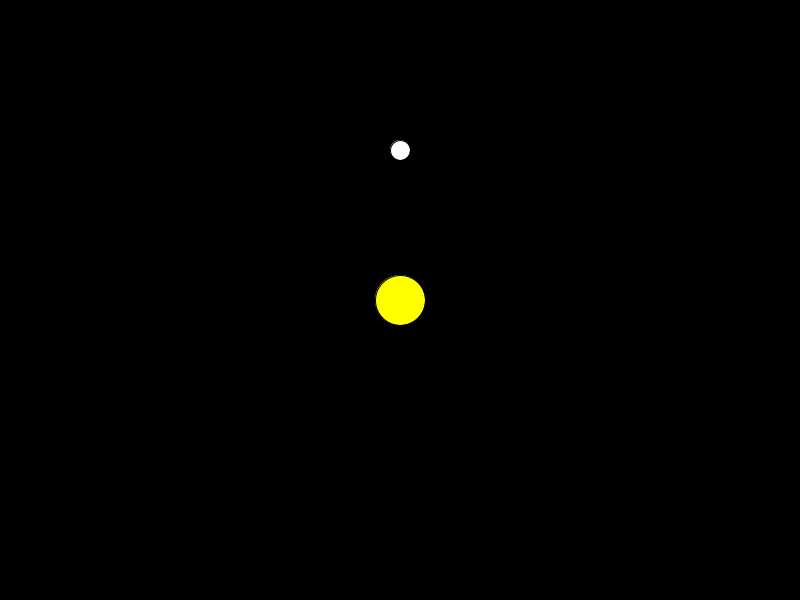
Frame 1 (no input)
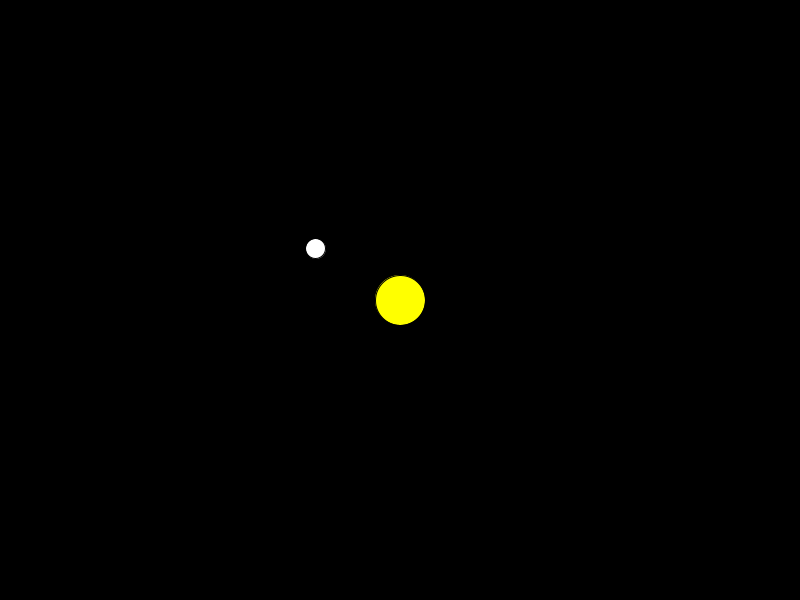
Frame 60 (the mouse pressed at the canvas centre just before this capture)
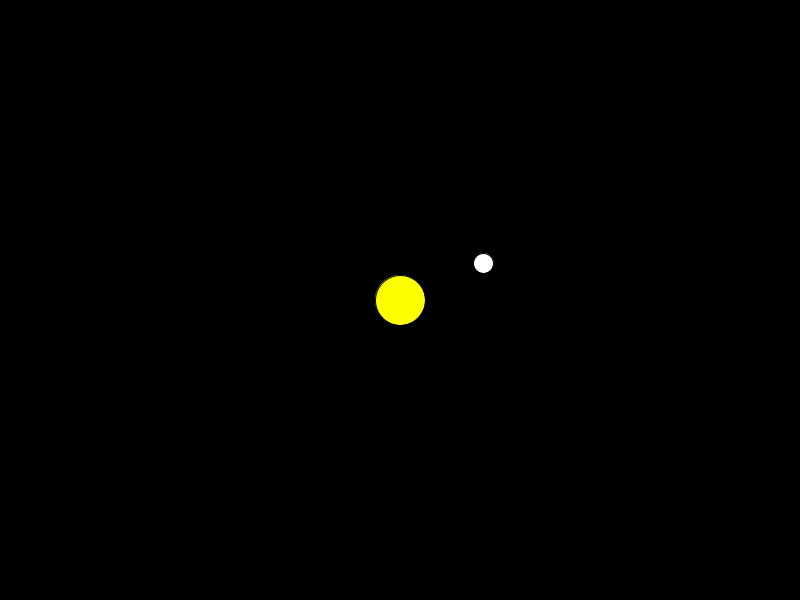
Frame 120 (the mouse held since frame 60 and released just before this capture)

The Processing sketch that drew these frames (run headless with seeded random() and noise(); from frame 60 on, the mouse is pressed at the canvas centre):

// Processing sketch: orbit
// ── orbit.pde
//
// orbit.pde
//


PVector center;
PVector position;
PVector velocity;


void setup()
{
    size(800, 600);

    center = new PVector(width/2, height/2);
    position = new PVector(width/2, height * .25);
    velocity = new PVector(4, 0);
}

void draw()
{
    background(0);

    fill(255, 255, 0);
    ellipse(width/2, height/2, 50, 50);

    fill(255);
    ellipse(position.x, position.y, 20, 20);

    position.add(velocity);

    PVector force = center.copy();
    force.sub(position);
    float r = force.mag();
    force.setMag(5000/r/r);

    velocity.add(force);
}
